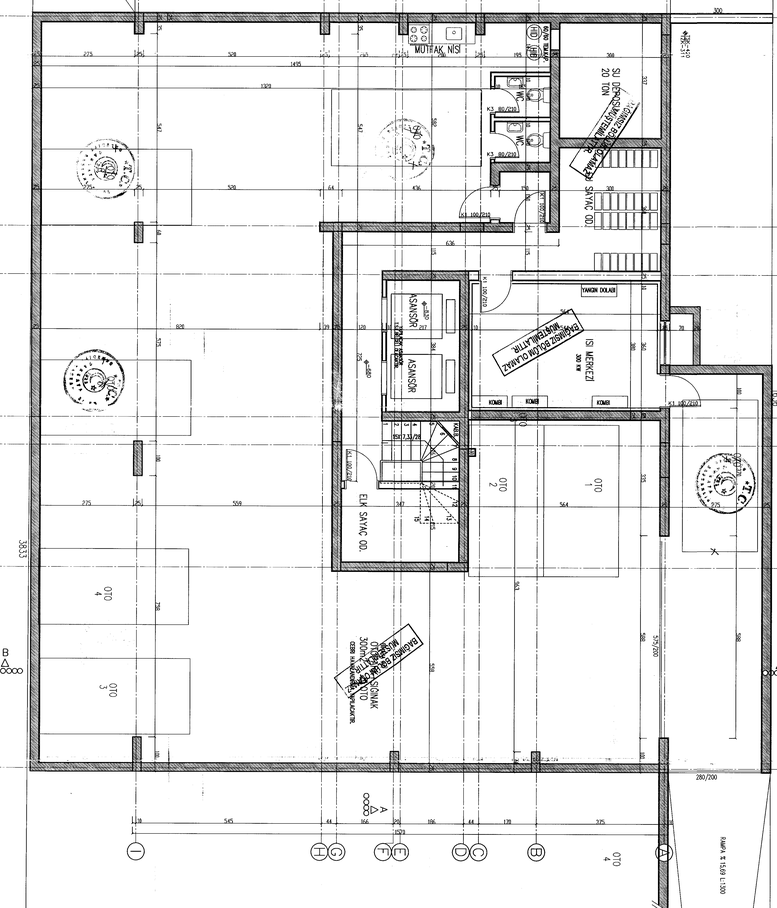
%> input picture Bitirme10022020/denemergb2gray.tif, 777 x 908 px, shrunk from 3577 x 4179 before the run
$ octave circle.m   (GNU Octave 9; MATLAB toolbox functions it lacks are replaced by stand-ins)
%> lines starting %> are read from the running program, lines starting %| are printed output that depends on the picture
%imfind circle example%

RGB = imread('denemergb2gray.tif');
%> RGB is the input picture: size 908x777 uint8; min 0, max 255, mean 233.8
dd=im2double(RGB);
imshow(RGB);
Rmin = 120;
Rmax = 180;
[center, radius] = imfindcircles(RGB,[Rmin Rmax],'Sensitivity',0.989,'ObjectPolarity','dark');
%> center = 20 rows, first 12: [500.8 340.6; 527.4 200.9; 503.4 245.4; 617.6 556.9; 456.2 359; 351.3 145.5; 512.1 400.3; 536 146.1; 420.7 398; 336.5 363.2; 748.5 159.3; 525.8 296.1]; radius = 20 values, max 171 at index 3, min 123 at index 9, mean 140.1
% Display the circle
viscircles(center,radius);
% Display the calculated center
hold on;
if isempty(center)
else
plot(center(:,1),center(:,2),'yx','LineWidth',2);
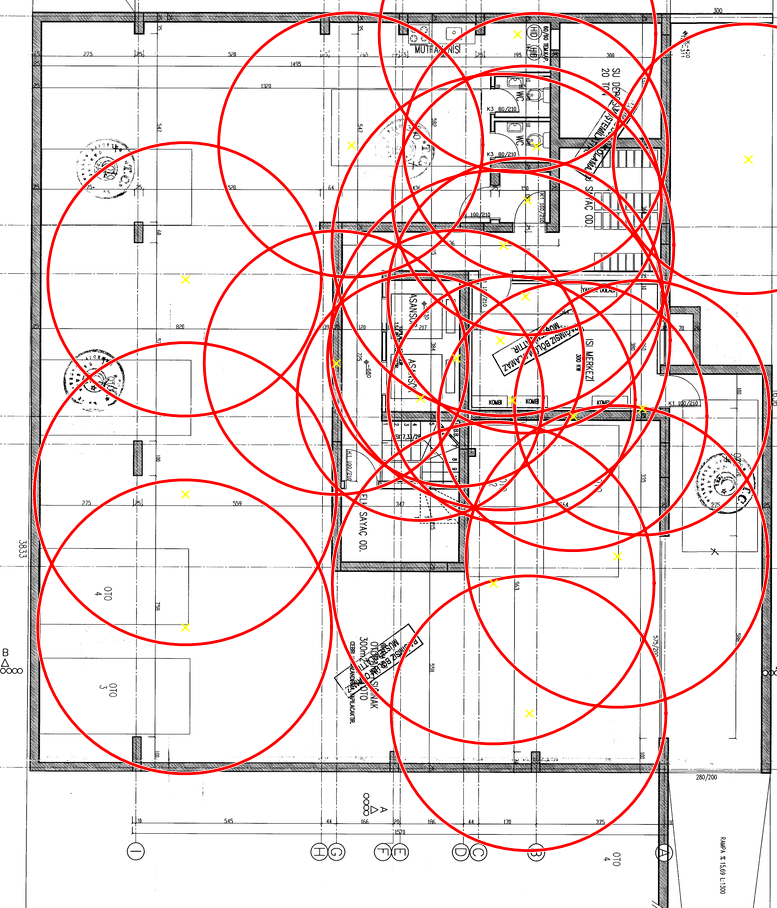
%> figure redrawn from the program's plot data
hold off;
end
